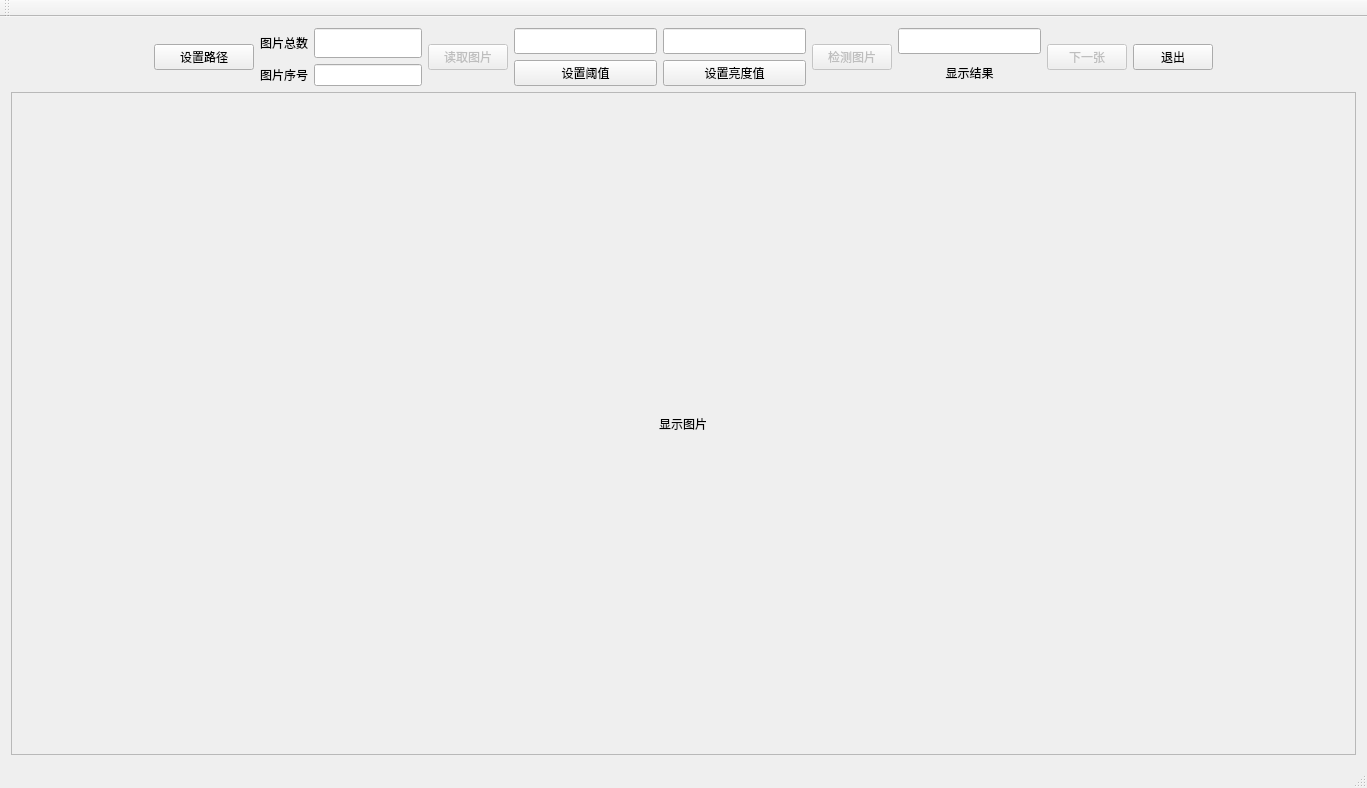
<?xml version="1.0" encoding="UTF-8"?>
<ui version="4.0">
 <class>findCirclesApplicationClass</class>
 <widget class="QMainWindow" name="findCirclesApplicationClass">
  <property name="geometry">
   <rect>
    <x>0</x>
    <y>0</y>
    <width>1367</width>
    <height>788</height>
   </rect>
  </property>
  <property name="windowTitle">
   <string>findCirclesApplication</string>
  </property>
  <widget class="QWidget" name="centralWidget">
   <layout class="QGridLayout" name="gridLayout_2">
    <item row="0" column="0">
     <layout class="QVBoxLayout" name="verticalLayout_5">
      <item>
       <layout class="QHBoxLayout" name="horizontalLayout_3">
        <item>
         <spacer name="horizontalSpacer">
          <property name="orientation">
           <enum>Qt::Horizontal</enum>
          </property>
          <property name="sizeHint" stdset="0">
           <size>
            <width>40</width>
            <height>20</height>
           </size>
          </property>
         </spacer>
        </item>
        <item>
         <widget class="QPushButton" name="bthSetPath">
          <property name="minimumSize">
           <size>
            <width>100</width>
            <height>0</height>
           </size>
          </property>
          <property name="text">
           <string>设置路径</string>
          </property>
         </widget>
        </item>
        <item>
         <layout class="QVBoxLayout" name="verticalLayout">
          <item>
           <layout class="QHBoxLayout" name="horizontalLayout">
            <item>
             <widget class="QLabel" name="labelTotalNum">
              <property name="minimumSize">
               <size>
                <width>0</width>
                <height>12</height>
               </size>
              </property>
              <property name="text">
               <string>图片总数</string>
              </property>
              <property name="alignment">
               <set>Qt::AlignCenter</set>
              </property>
             </widget>
            </item>
            <item>
             <widget class="QLineEdit" name="editTotalNum">
              <property name="minimumSize">
               <size>
                <width>40</width>
                <height>30</height>
               </size>
              </property>
              <property name="baseSize">
               <size>
                <width>25</width>
                <height>35</height>
               </size>
              </property>
              <property name="alignment">
               <set>Qt::AlignCenter</set>
              </property>
             </widget>
            </item>
           </layout>
          </item>
          <item>
           <layout class="QHBoxLayout" name="horizontalLayout_2">
            <item>
             <widget class="QLabel" name="labelImgNum">
              <property name="text">
               <string>图片序号</string>
              </property>
              <property name="alignment">
               <set>Qt::AlignCenter</set>
              </property>
             </widget>
            </item>
            <item>
             <widget class="QLineEdit" name="editImgNum">
              <property name="alignment">
               <set>Qt::AlignCenter</set>
              </property>
             </widget>
            </item>
           </layout>
          </item>
         </layout>
        </item>
        <item>
         <widget class="QPushButton" name="btnReadImg">
          <property name="enabled">
           <bool>false</bool>
          </property>
          <property name="text">
           <string>读取图片</string>
          </property>
          <property name="icon">
           <iconset resource="findcirclesapplication.qrc">
            <normaloff>:/读取图片/tupian/读取图片/pictures_55.178571428571px_1204563_easyicon.net.png</normaloff>:/读取图片/tupian/读取图片/pictures_55.178571428571px_1204563_easyicon.net.png</iconset>
          </property>
         </widget>
        </item>
        <item>
         <layout class="QVBoxLayout" name="verticalLayout_2">
          <item>
           <widget class="QLineEdit" name="editThresholdValue">
            <property name="sizePolicy">
             <sizepolicy hsizetype="Expanding" vsizetype="Preferred">
              <horstretch>0</horstretch>
              <verstretch>0</verstretch>
             </sizepolicy>
            </property>
            <property name="alignment">
             <set>Qt::AlignCenter</set>
            </property>
           </widget>
          </item>
          <item>
           <widget class="QPushButton" name="btnSetThresholdValue">
            <property name="sizePolicy">
             <sizepolicy hsizetype="Minimum" vsizetype="Preferred">
              <horstretch>1</horstretch>
              <verstretch>0</verstretch>
             </sizepolicy>
            </property>
            <property name="text">
             <string>设置阈值</string>
            </property>
            <property name="icon">
             <iconset resource="findcirclesapplication.qrc">
              <normaloff>:/设置阈值/tupian/设置阈值/electrical_threshold_48px_1169345_easyicon.net.png</normaloff>:/设置阈值/tupian/设置阈值/electrical_threshold_48px_1169345_easyicon.net.png</iconset>
            </property>
           </widget>
          </item>
         </layout>
        </item>
        <item>
         <layout class="QVBoxLayout" name="verticalLayout_7">
          <item>
           <widget class="QLineEdit" name="editPixelThreshold">
            <property name="sizePolicy">
             <sizepolicy hsizetype="Expanding" vsizetype="Preferred">
              <horstretch>0</horstretch>
              <verstretch>0</verstretch>
             </sizepolicy>
            </property>
            <property name="alignment">
             <set>Qt::AlignCenter</set>
            </property>
           </widget>
          </item>
          <item>
           <widget class="QPushButton" name="btnPixelThreshold">
            <property name="sizePolicy">
             <sizepolicy hsizetype="Minimum" vsizetype="Preferred">
              <horstretch>1</horstretch>
              <verstretch>0</verstretch>
             </sizepolicy>
            </property>
            <property name="text">
             <string>设置亮度值</string>
            </property>
            <property name="icon">
             <iconset resource="findcirclesapplication.qrc">
              <normaloff>:/设置亮度值/tupian/设置亮度阈值/Brightness_48px_1191655_easyicon.net.png</normaloff>:/设置亮度值/tupian/设置亮度阈值/Brightness_48px_1191655_easyicon.net.png</iconset>
            </property>
           </widget>
          </item>
         </layout>
        </item>
        <item>
         <layout class="QVBoxLayout" name="verticalLayout_3">
          <item>
           <widget class="QPushButton" name="btnToDetectSampleImgs">
            <property name="enabled">
             <bool>false</bool>
            </property>
            <property name="text">
             <string>检测图片</string>
            </property>
            <property name="icon">
             <iconset resource="findcirclesapplication.qrc">
              <normaloff>:/检测图片/tupian/检测图片/face_detect_43.467811158798px_1195571_easyicon.net.png</normaloff>:/检测图片/tupian/检测图片/face_detect_43.467811158798px_1195571_easyicon.net.png</iconset>
            </property>
           </widget>
          </item>
         </layout>
        </item>
        <item>
         <layout class="QVBoxLayout" name="verticalLayout_4">
          <item>
           <widget class="QLineEdit" name="editResult">
            <property name="sizePolicy">
             <sizepolicy hsizetype="Expanding" vsizetype="Preferred">
              <horstretch>0</horstretch>
              <verstretch>0</verstretch>
             </sizepolicy>
            </property>
            <property name="alignment">
             <set>Qt::AlignCenter</set>
            </property>
           </widget>
          </item>
          <item>
           <widget class="QLabel" name="labelShowResult">
            <property name="text">
             <string>显示结果</string>
            </property>
            <property name="alignment">
             <set>Qt::AlignCenter</set>
            </property>
           </widget>
          </item>
         </layout>
        </item>
        <item>
         <widget class="QPushButton" name="btnNextImg">
          <property name="enabled">
           <bool>false</bool>
          </property>
          <property name="text">
           <string>下一张</string>
          </property>
          <property name="icon">
           <iconset resource="findcirclesapplication.qrc">
            <normaloff>:/下一张/tupian/下一张/next_48px_1205821_easyicon.net.png</normaloff>:/下一张/tupian/下一张/next_48px_1205821_easyicon.net.png</iconset>
          </property>
         </widget>
        </item>
        <item>
         <widget class="QPushButton" name="btnExit">
          <property name="text">
           <string>退出</string>
          </property>
          <property name="icon">
           <iconset resource="findcirclesapplication.qrc">
            <normaloff>:/退出/tupian/退出/system_exit_48px_540086_easyicon.net.png</normaloff>:/退出/tupian/退出/system_exit_48px_540086_easyicon.net.png</iconset>
          </property>
         </widget>
        </item>
        <item>
         <spacer name="horizontalSpacer_2">
          <property name="orientation">
           <enum>Qt::Horizontal</enum>
          </property>
          <property name="sizeHint" stdset="0">
           <size>
            <width>40</width>
            <height>20</height>
           </size>
          </property>
         </spacer>
        </item>
       </layout>
      </item>
      <item>
       <widget class="QScrollArea" name="scrollArea">
        <property name="widgetResizable">
         <bool>true</bool>
        </property>
        <widget class="QWidget" name="scrollAreaWidgetContents">
         <property name="geometry">
          <rect>
           <x>0</x>
           <y>0</y>
           <width>1333</width>
           <height>577</height>
          </rect>
         </property>
         <layout class="QGridLayout" name="gridLayout">
          <item row="0" column="0">
           <widget class="QLabel" name="ImgLabel">
            <property name="sizePolicy">
             <sizepolicy hsizetype="Fixed" vsizetype="Preferred">
              <horstretch>0</horstretch>
              <verstretch>0</verstretch>
             </sizepolicy>
            </property>
            <property name="text">
             <string>显示图片</string>
            </property>
           </widget>
          </item>
         </layout>
        </widget>
       </widget>
      </item>
     </layout>
    </item>
   </layout>
  </widget>
  <widget class="QMenuBar" name="menuBar">
   <property name="geometry">
    <rect>
     <x>0</x>
     <y>0</y>
     <width>1367</width>
     <height>34</height>
    </rect>
   </property>
  </widget>
  <widget class="QToolBar" name="mainToolBar">
   <attribute name="toolBarArea">
    <enum>TopToolBarArea</enum>
   </attribute>
   <attribute name="toolBarBreak">
    <bool>false</bool>
   </attribute>
  </widget>
  <widget class="QStatusBar" name="statusBar"/>
 </widget>
 <layoutdefault spacing="6" margin="11"/>
 <resources>
  <include location="findcirclesapplication.qrc"/>
 </resources>
 <connections/>
</ui>
